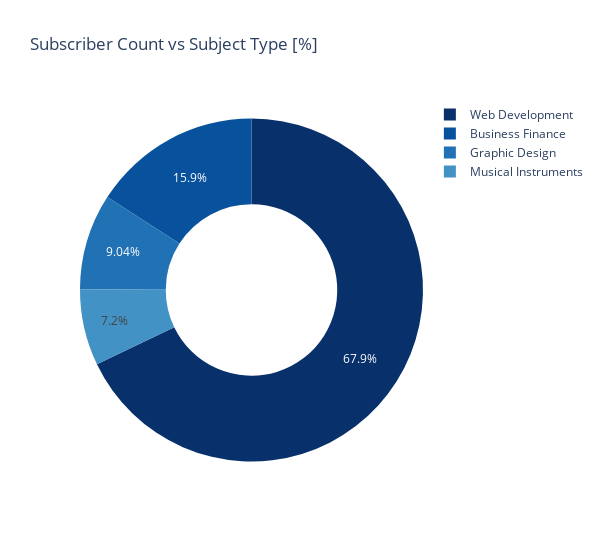

Write notebook code for a chart like this one.
### Code cell
fig = px.pie(subject_subscribers,
             values='count',
             names='name',
             hole=0.5,
             color_discrete_sequence=px.colors.sequential.Blues_r,
             title='Subscriber Count vs Subject Type [%]')
fig.update_layout(width=600)
fig.show()

### Figure 1 — Plotly figure (JSON) as saved in the notebook; plotly's stock layout.template omitted (floating-point values rounded to 4 significant figures)
{"data": [{"domain": {"x": [0, 1], "y": [0, 1]}, "hole": 0.5, "hovertemplate": "name=%{label}<br>count=%{value}<extra></extra>", "labels": ["Musical Instruments", "Graphic Design", "Business Finance", "Web Development"], "legendgroup": "", "name": "", "showlegend": true, "type": "pie", "values": [846689, 1063148, 1868711, 7980572]}], "layout": {"legend": {"tracegroupgap": 0}, "piecolorway": ["rgb(8,48,107)", "rgb(8,81,156)", "rgb(33,113,181)", "rgb(66,146,198)", "rgb(107,174,214)", "rgb(158,202,225)", "rgb(198,219,239)", "rgb(222,235,247)", "rgb(247,251,255)"], "title": {"text": "Subscriber Count vs Subject Type [%]"}, "width": 600}}
